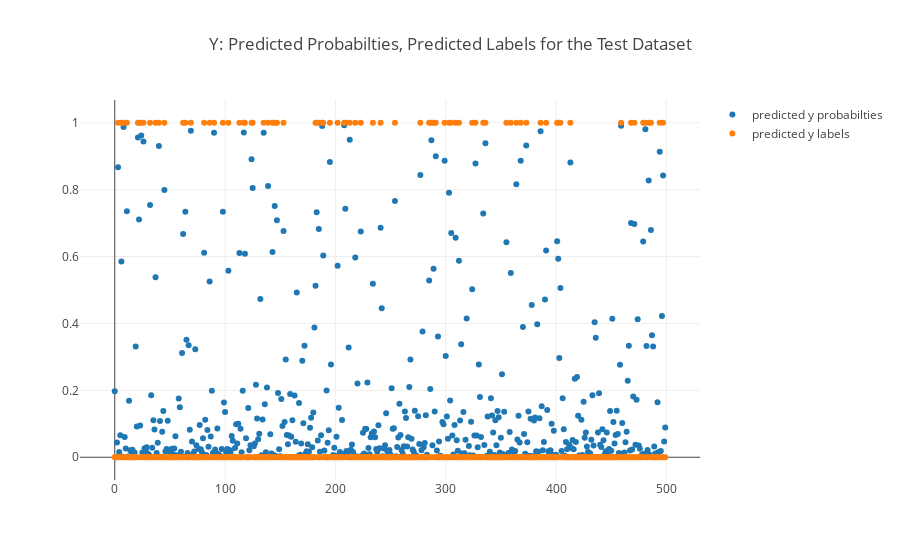

This figure's notebook cell:
### Code cell
# Create a plot to show the predicted y probabilties for the real test set
num = 500

# predicted y probabilties
trace0 = go.Scatter(
    x = [x for x in range(num)],
    y = y_pred[:num].flatten(),
    mode = 'markers',
    name = 'predicted y probabilties'
)

# predicted y labels
trace1 = go.Scatter(
    x = [x for x in range(num)],
    y = y_pred_labels[:num].flatten(),
    mode = 'markers',
    name = 'predicted y labels'
)

data = [trace0, trace1]

title = 'Y: Predicted Probabilties, Predicted Labels for the Test Dataset'
fig = go.Figure(data=data, layout = {'title':title})

iplot(fig)
pio.write_image(fig, plt_filepath+title+'.png')

### Figure 1 — Plotly figure (JSON) as saved in the notebook; plotly's stock layout.template omitted (floating-point values rounded to 4 significant figures; data arrays with more than 128 entries replaced by an {"elided": "..."} marker saying what was removed)
{"data": [{"mode": "markers", "name": "predicted y probabilties", "type": "scatter", "uid": "8f9c8f6b-2f92-46bf-b99f-8105abdc31ee", "x": {"elided": "500 int values"}, "y": {"elided": "500 float values"}}, {"mode": "markers", "name": "predicted y labels", "type": "scatter", "uid": "b9f2035b-e182-4bb1-ac94-f4fa48a3e667", "x": {"elided": "500 int values"}, "y": {"elided": "500 int values"}}], "layout": {"autosize": true, "title": {"text": "Y: Predicted Probabilties, Predicted Labels for the Test Dataset"}, "xaxis": {"autorange": true, "range": [-30.18, 529.2], "type": "linear"}, "yaxis": {"autorange": true, "range": [-0.07325, 1.073], "type": "linear"}}}
